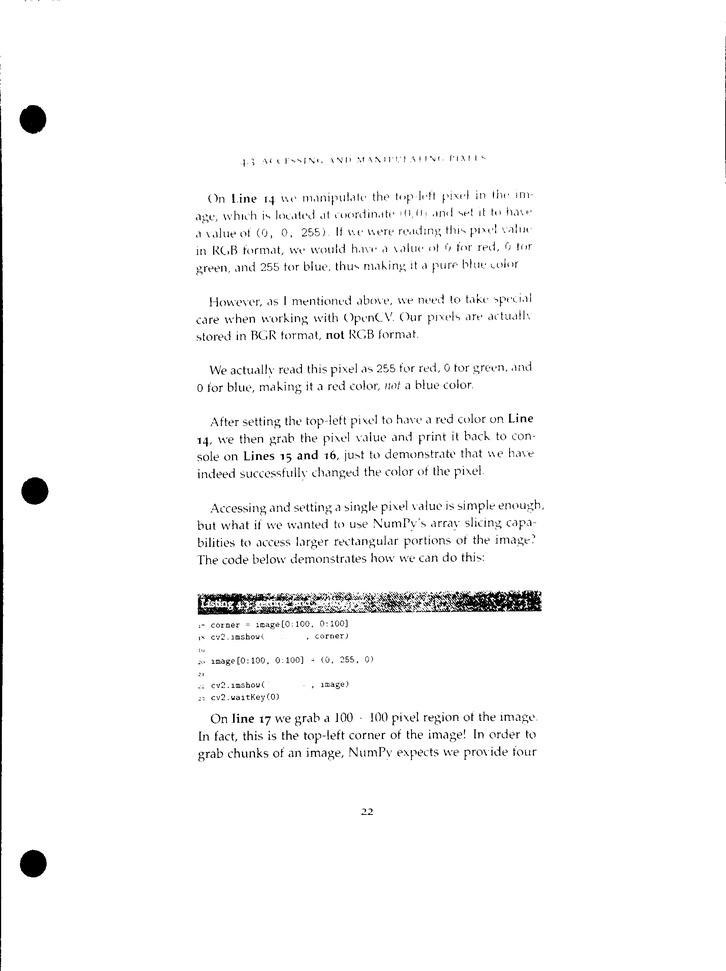
#> input picture documentScan/scan.jpg, 726 x 971 px, shrunk from 1962 x 2624 before the run
$ python test.py
#> lines starting #> are read from the running program, lines starting #| are printed output that depends on the picture
# https://digi.bib.uni-mannheim.de/tesseract/
# 配置环境变量如E:\Program Files (x86)\Tesseract-OCR
# tesseract -v进行测试
# tesseract XXX.png result 得到结果
# pip install pytesseract
# anaconda lib site-packges pytesseract pytesseract.py
# tesseract_cmd 修改为绝对路径即可
# 其中PIL为pillow
from PIL import Image
import pytesseract
import cv2
import os

# 设置预处理方式
preprocess='blur'

image=cv2.imread("scan.jpg")
#> image is the input picture: shape (971, 726, 3); min 0, max 255, mean 248
gray=cv2.cvtColor(image,cv2.COLOR_BGR2GRAY)

if preprocess == "thresh":
    gray = cv2.threshold(gray, 0, 255,cv2.THRESH_BINARY | cv2.THRESH_OTSU)[1]

if preprocess == "blur":
    gray = cv2.medianBlur(gray, 3)
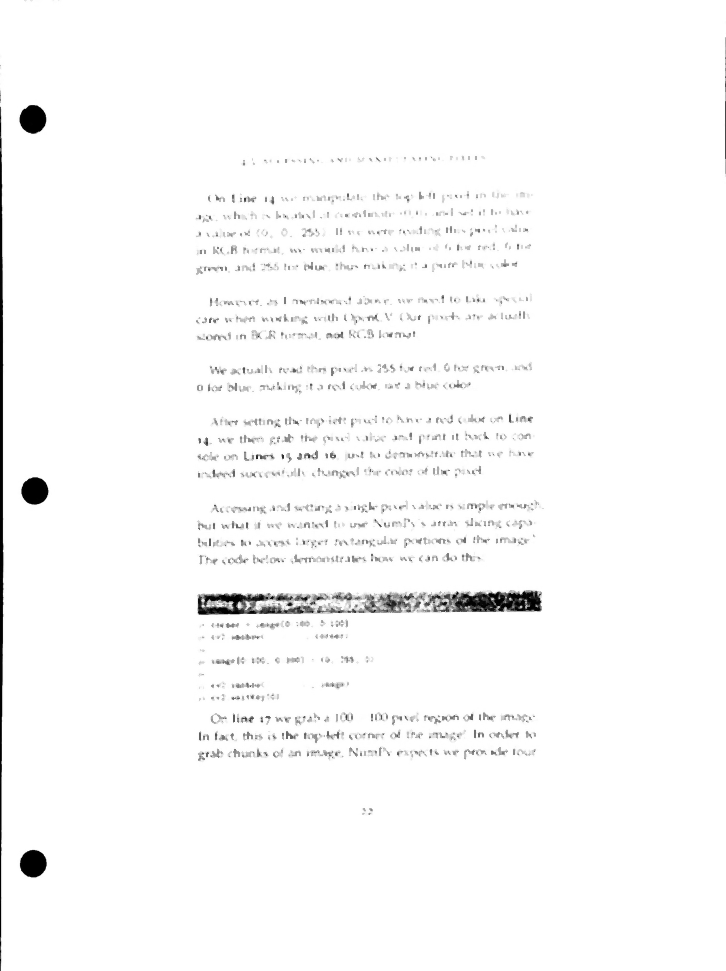
#> gray: shape (971, 726); min 0, max 255, mean 249.9

filename = "{}.png".format(os.getpid())
cv2.imwrite(filename, gray)

#> (the run stopped early here; a loop or call above may not have finished)
